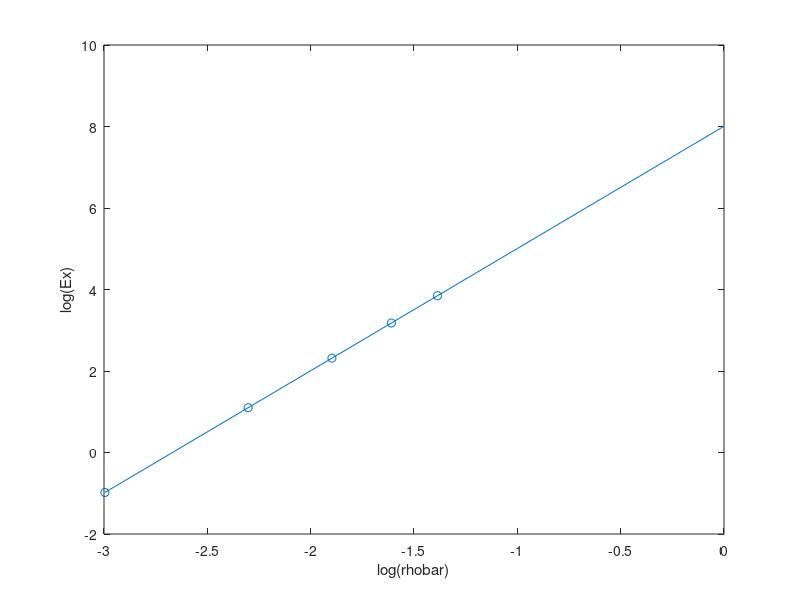

Write MATLAB code to recreate this figure. (Note: this script raises an error after producing the figure.)
clear all
close all

Es=2;
rhobar=[0.05 0.1 0.15 0.2 0.25];
% Ex=[1. 2. 3. 4. 5.]; %This is going to be our different values of Ex
Ex=[0.3750 2.9999 10.1245 23.9978 46.8684]; %Ex for hexagon
% Ex=[33.3333 66.6667 100.0000 133.3333 166.6667]; %Ex for triangular

for n=1:5
    logrhobar(n)=log(rhobar(n));
    logEx(n)=log(Ex(n));
end

xabsis=linspace(min(logrhobar),0,10);


p = polyfit(logrhobar,logEx,1);
lininterp = polyval(p,xabsis);

a = lininterp(length(xabsis));
disp(a)
alpha = exp(a-log(Es));


beta = (lininterp(2)-lininterp(1))/(xabsis(2)-xabsis(1));


plot(xabsis,lininterp)
hold on
scatter(logrhobar,logEx)
xlabel("log(rhobar)")
ylabel("log(Ex)")
title("alpha="+num2str(alpha)+", Beta="+num2str(beta))
hold off
